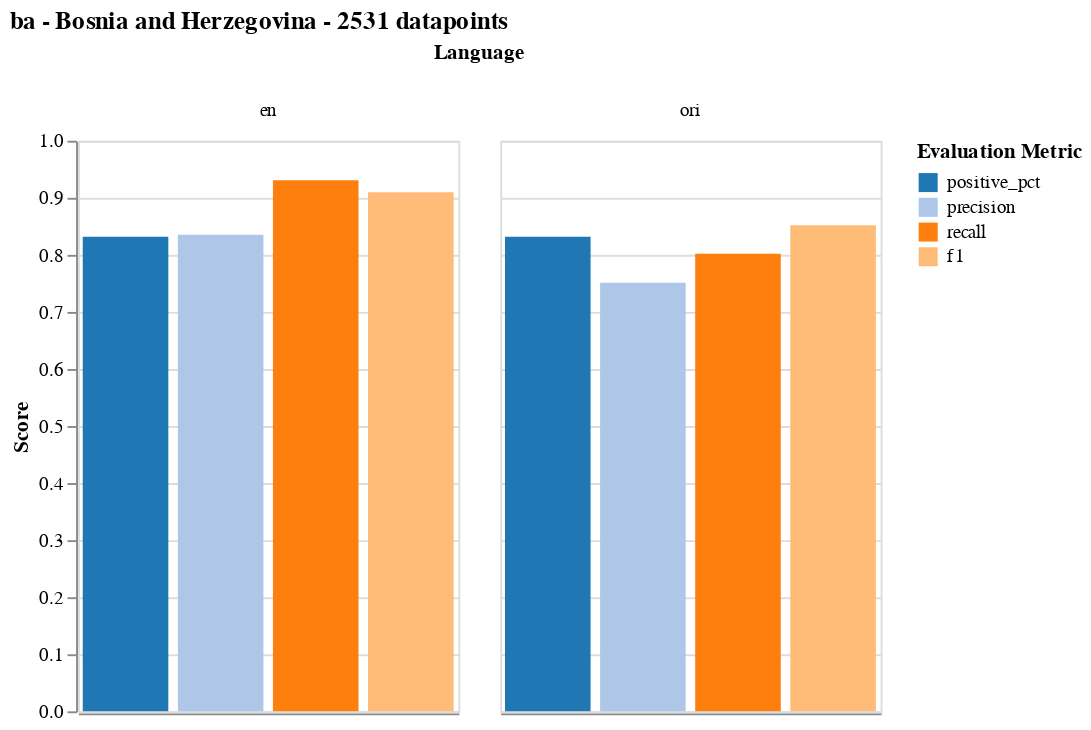
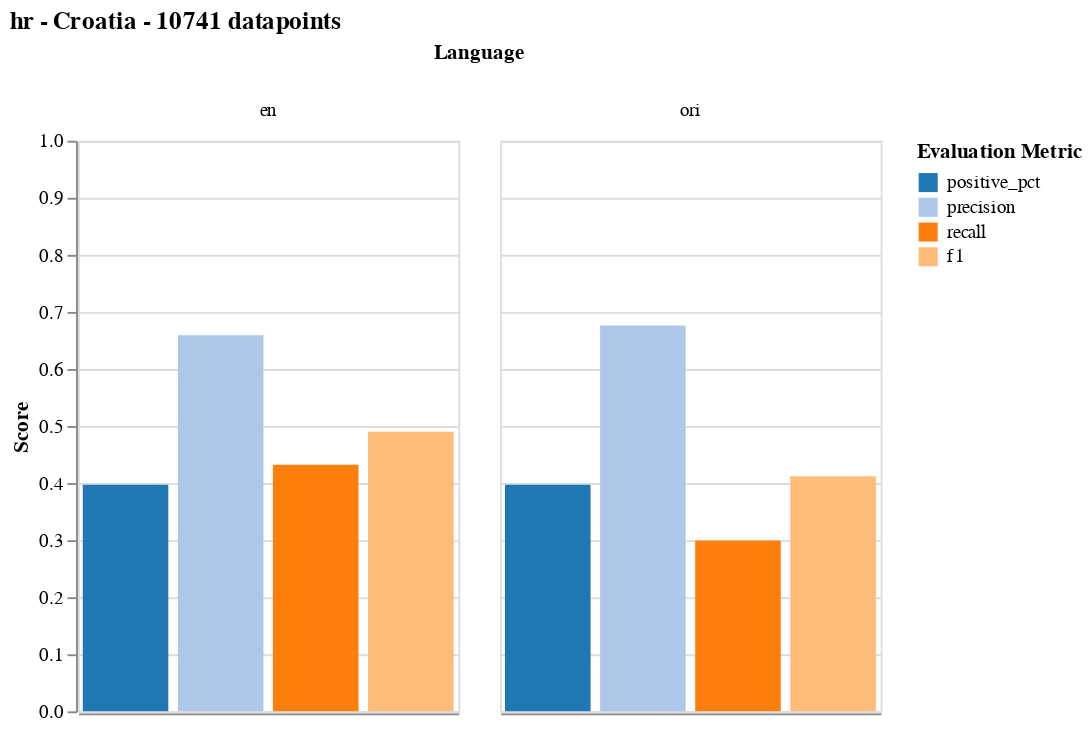
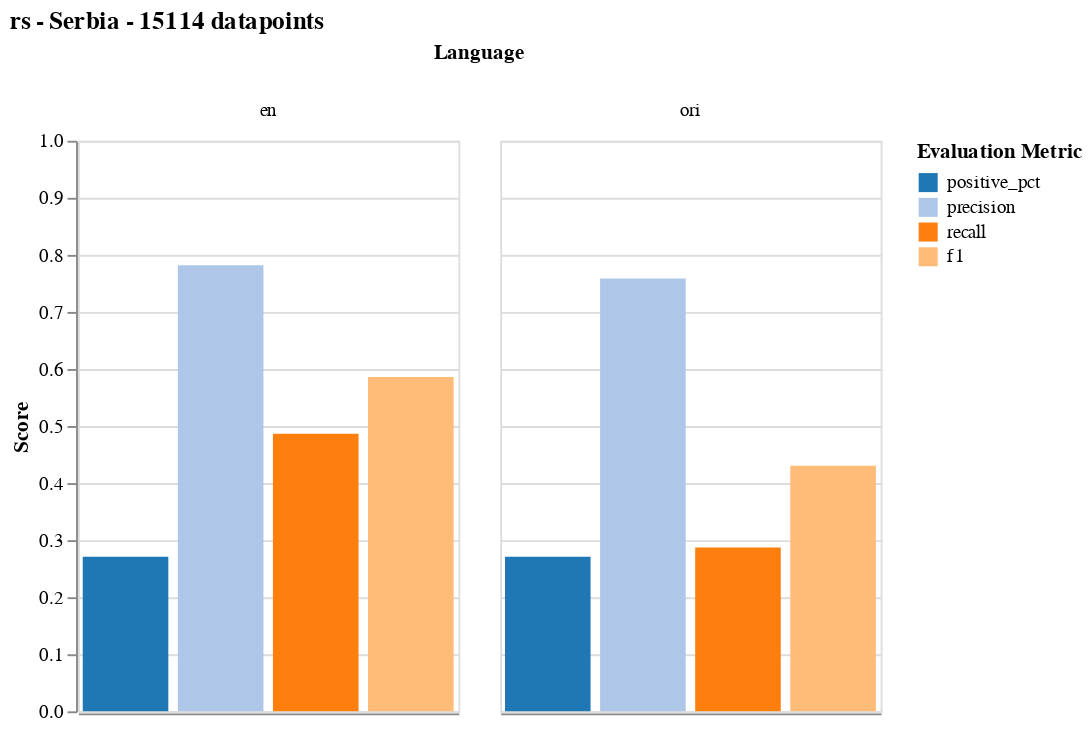

Notebook source saved alongside these figures, in order:
### Code cell
plot_countries(balkans)

### Figure 1 — Vega-Lite specification as saved in the notebook (floating-point values rounded to 4 significant figures)
{"config": {"view": {"continuousWidth": 300, "continuousHeight": 300}}, "data": {"name": "data-68863f377eeaf60c46ba5db7d1f0d46f"}, "mark": {"type": "bar"}, "encoding": {"color": {"field": "variable", "scale": {"scheme": "category20"}, "sort": null, "title": "Evaluation Metric", "type": "nominal"}, "column": {"field": "language", "sort": null, "title": "Language", "type": "nominal"}, "x": {"axis": {"labels": false, "ticks": false, "title": ""}, "field": "variable", "sort": null, "type": "nominal"}, "y": {"axis": {"title": "Score"}, "field": "value", "scale": {"domain": [0, 1]}, "type": "quantitative"}}, "height": 300, "title": "ba - Bosnia and Herzegovina - 2531 datapoints", "width": 200, "$schema": "https://vega.github.io/schema/vega-lite/v5.17.0.json", "datasets": {"data-68863f377eeaf60c46ba5db7d1f0d46f": [{"language": "en", "variable": "positive_pct", "value": 0.8317}, {"language": "ori", "variable": "positive_pct", "value": 0.8317}, {"language": "en", "variable": "precision", "value": 0.8354}, {"language": "ori", "variable": "precision", "value": 0.751}, {"language": "en", "variable": "recall", "value": 0.9309}, {"language": "ori", "variable": "recall", "value": 0.8018}, {"language": "en", "variable": "f1", "value": 0.9099}, {"language": "ori", "variable": "f1", "value": 0.8519}]}}

### Figure 2 — Vega-Lite specification as saved in the notebook (floating-point values rounded to 4 significant figures)
{"config": {"view": {"continuousWidth": 300, "continuousHeight": 300}}, "data": {"name": "data-73f2c451278ff698a46d7d406845078c"}, "mark": {"type": "bar"}, "encoding": {"color": {"field": "variable", "scale": {"scheme": "category20"}, "sort": null, "title": "Evaluation Metric", "type": "nominal"}, "column": {"field": "language", "sort": null, "title": "Language", "type": "nominal"}, "x": {"axis": {"labels": false, "ticks": false, "title": ""}, "field": "variable", "sort": null, "type": "nominal"}, "y": {"axis": {"title": "Score"}, "field": "value", "scale": {"domain": [0, 1]}, "type": "quantitative"}}, "height": 300, "title": "hr - Croatia - 10741 datapoints", "width": 200, "$schema": "https://vega.github.io/schema/vega-lite/v5.17.0.json", "datasets": {"data-73f2c451278ff698a46d7d406845078c": [{"language": "en", "variable": "positive_pct", "value": 0.3973}, {"language": "ori", "variable": "positive_pct", "value": 0.3973}, {"language": "en", "variable": "precision", "value": 0.659}, {"language": "ori", "variable": "precision", "value": 0.6762}, {"language": "en", "variable": "recall", "value": 0.4324}, {"language": "ori", "variable": "recall", "value": 0.2996}, {"language": "en", "variable": "f1", "value": 0.49}, {"language": "ori", "variable": "f1", "value": 0.4122}]}}

### Figure 3 — Vega-Lite specification as saved in the notebook (floating-point values rounded to 4 significant figures)
{"config": {"view": {"continuousWidth": 300, "continuousHeight": 300}}, "data": {"name": "data-32a0df100d2301f1b294949a2a7d2dff"}, "mark": {"type": "bar"}, "encoding": {"color": {"field": "variable", "scale": {"scheme": "category20"}, "sort": null, "title": "Evaluation Metric", "type": "nominal"}, "column": {"field": "language", "sort": null, "title": "Language", "type": "nominal"}, "x": {"axis": {"labels": false, "ticks": false, "title": ""}, "field": "variable", "sort": null, "type": "nominal"}, "y": {"axis": {"title": "Score"}, "field": "value", "scale": {"domain": [0, 1]}, "type": "quantitative"}}, "height": 300, "title": "rs - Serbia - 15114 datapoints", "width": 200, "$schema": "https://vega.github.io/schema/vega-lite/v5.17.0.json", "datasets": {"data-32a0df100d2301f1b294949a2a7d2dff": [{"language": "en", "variable": "positive_pct", "value": 0.2709}, {"language": "ori", "variable": "positive_pct", "value": 0.2709}, {"language": "en", "variable": "precision", "value": 0.7817}, {"language": "ori", "variable": "precision", "value": 0.7587}, {"language": "en", "variable": "recall", "value": 0.4864}, {"language": "ori", "variable": "recall", "value": 0.2872}, {"language": "en", "variable": "f1", "value": 0.5859}, {"language": "ori", "variable": "f1", "value": 0.4305}]}}
